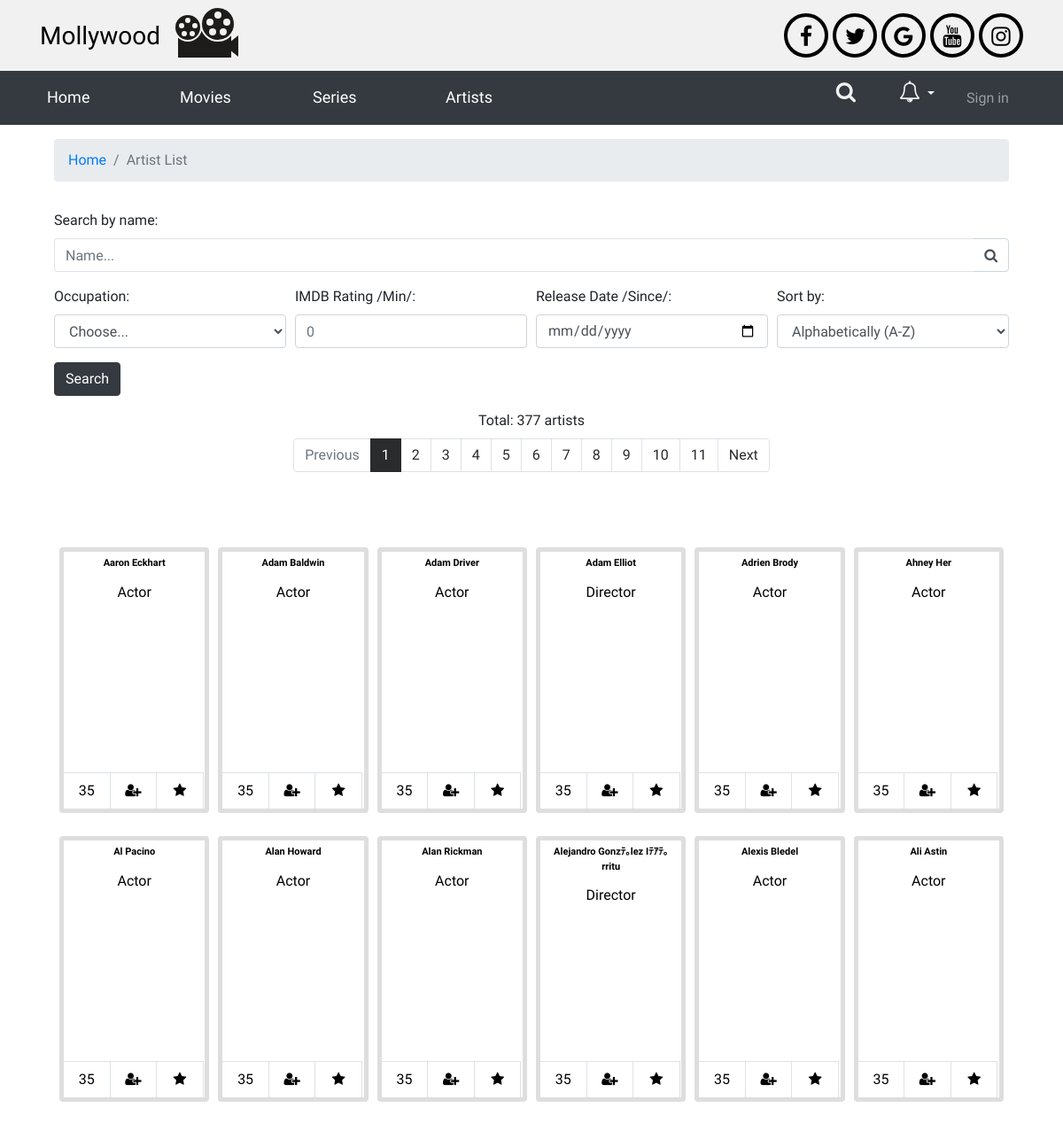
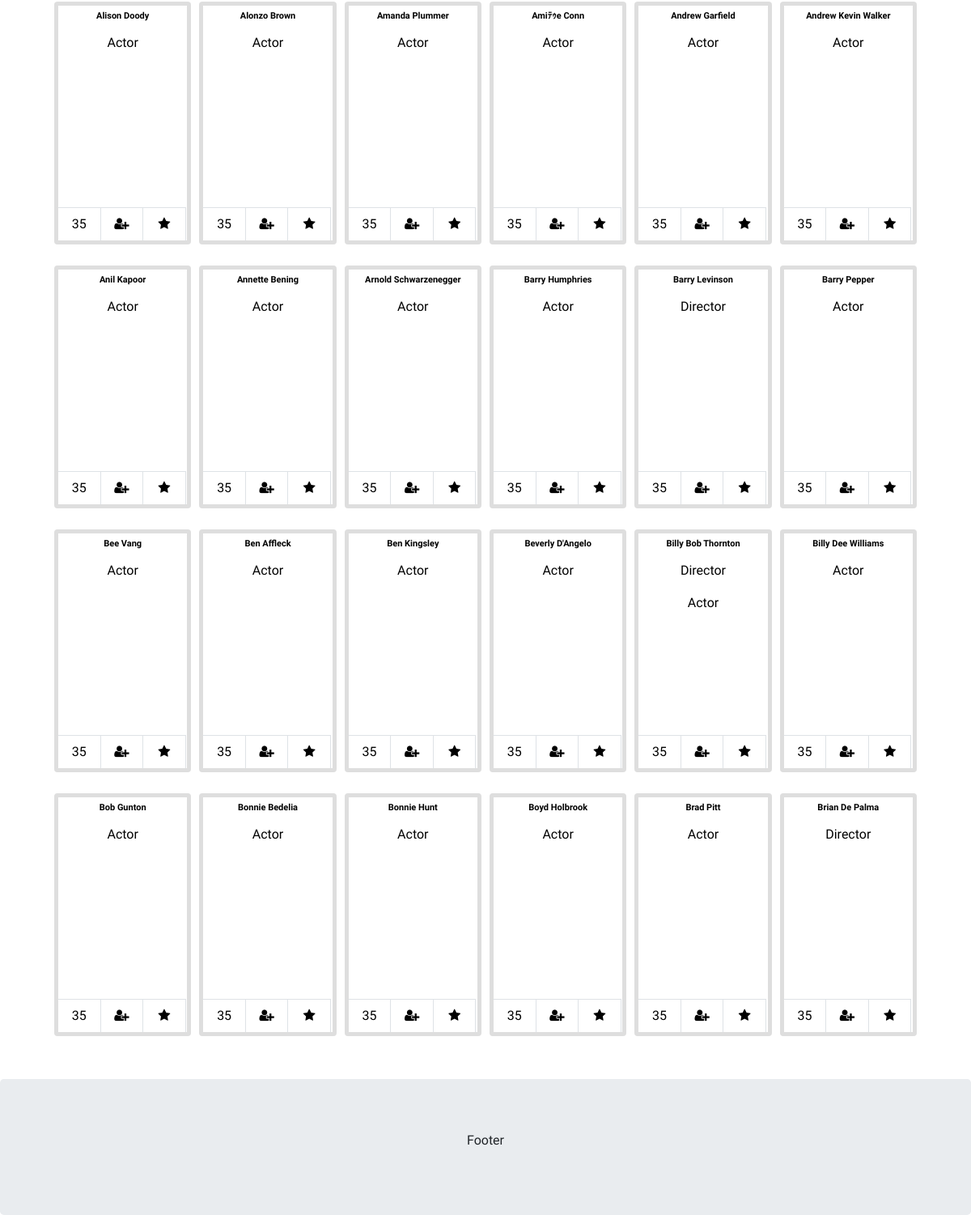
The app's page /artistlist/ with its own data (2 pictures, top to bottom).
### movies/models.py (models this page shows, shortened)
class Staff(models.Model):
    name = models.CharField(max_length=50)
    firstname = models.CharField(max_length=50, blank=True, null=True)
    lastname = models.CharField(max_length=50, blank=True, null=True)
    bio = models.TextField(blank=True, null=True)
    birthdate = models.DateField(auto_now=False, blank=True, null=True)
    birthplace = models.CharField(max_length=100, blank=True, null=True)
    nationality = models.CharField(max_length=100, blank=True, null=True)
    occupation = models.ManyToManyField(Occupation)
    updated_by = models.ForeignKey(User, on_delete=models.CASCADE, blank=True, null=True)
    updated_at = models.DateTimeField(auto_now_add=True)

class Occupation(models.Model):
    name = models.CharField(max_length=50)
    description = models.TextField(blank=True, null=True)
    updated_by = models.ForeignKey(User, on_delete=models.CASCADE, blank=True, null=True)
    updated_at = models.DateTimeField(auto_now_add=True)
    def __str__(self):
        return self.name

### movies/views.py (the view)
# urls.py: path('artistlist/', views.artistlist, name='artistlist'),
def artistlist(request):
    qs = Staff.objects.all().order_by('name')
    occupations = Occupation.objects.all().order_by('name')
    name = request.GET.get('name')
    occupationname = request.GET.get('occupationname')
    sortby = request.GET.get('sortby')
    if is_valid_queryparam(name):
        qs = qs.filter(name__icontains=name)
    if is_valid_queryparam(occupationname) and occupationname != 'Choose...':
        qs = qs.filter(occupation__name=occupationname)
    if is_valid_queryparam(sortby):
        if sortby == 'Alphabetically (A-Z)':
            qs = qs.order_by('name')
        elif sortby == 'Alphabetically (Z-A)':
            qs = qs.order_by('-name')
    count = qs.count()
    page = request.GET.get('page', 1)
    paginator = Paginator(qs, 36)
    try:
        qs = paginator.page(page)
    except PageNotAnInteger:
        qs = paginator.page(1)
    except EmptyPage:
        qs = paginator.page(paginator.num_pages)
    context = {
        'queryset': qs,
        'occupations': occupations,
        'name': name,
        'occupationname': occupationname,
        'sortby': sortby,
        'count': count
    }
    return render(request, 'artistlist.html', context)

### movies/views.py (called while the page is built)
def is_valid_queryparam(param):
    return param != '' and param is not None

### templates/artistlist.html (shortened to what this page needs)
{% extends 'base.html' %}
{% load static %}
{% block style %}
<link rel="stylesheet" href="{% static 'css/movielist.css' %}">
{% endblock %}
{% block content %}
<div id="movielist" class="container">
    <nav aria-label="breadcrumb" class="m-3">
        <ol class="breadcrumb">
            <li class="breadcrumb-item"><a href="{% url 'home' %}">Home</a></li>
            <li class="breadcrumb-item active" aria-current="page">Artist List</li>
        </ol>
    </nav>
    <form action="." class="p-3" id="filterform">
        <div class="form-row">
            <div class="form-group col-12">
                <label for="searchbyname">Search by name:</label>
                <div class="input-group" id="searchbyname">
                    <input class="form-control py-2 border-right-0 border" id="name" type="search" name="name" placeholder="Name..." {% if name is not None %} value="{{ name }}" {% endif %} />
                    <a href="javascript:{}" class="input-group-append" onclick="document.getElementById('filterform').submit();">
                        <div class="input-group-text bg-transparent">
                            <i class="fa fa-search"></i>
                        </div>
                    </a>
                </div>
            </div>
        </div>
        <div class="form-row">
            <div class="form-group col-sm-12 col-md-6 col-lg-3">
                <label for="inputOccupation">Occupation:</label>
                <select id="inputOccupation" class="form-control" name="occupationname" id="occupation">
                    <option {% if occupationname is None %} selected {% endif %}>Choose...</option>
                </select>
            </div>
            <div class="form-group col-sm-12 col-md-6 col-lg-3">
                <label for="inputRating">IMDB Rating /Min/:</label>
                <input type="number" min="0" step="0.1" class="form-control" name="rating" id="inputRating" placeholder="0" >
            </div>
            <div class="form-group col-sm-12 col-md-6 col-lg-3">
                <label for="inputDate">Release Date /Since/:</label>
                <input type="date" class="form-control" id="inputDate" name="release_date" >
            </div>
            <div class="form-group col-sm-12 col-md-6 col-lg-3">
                <label for="sort">Sort by:</label>
                <select id="sort" class="form-control" name="sortby">
                    <option {% if sortby == "Alphabetically (A-Z)" %} selected {% endif %} >Alphabetically (A-Z)</option>
                </select>
            </div>
        </div>
        <div class="form-row">
            <div class="form-group col-12">
                <button class="btn btn-dark" type="submit">Search</button>
            </div>
        </div>
        <div class="form-row">
            <div class="form-group col-12 text-center">
                <label for="pagination">Total: {{ count }} artists</label>
                <div id="pagination" class="d-flex justify-content-center">
                    {% include 'includes/paginationArtists.html' %}
                </div>
            </div>
        </div>
    </form>
    <div class="list p-3">
        <div class="row p-3">
        {% for artist in queryset %}
                <div class="column col-12 col-sm-6 col-md-3 col-lg-2 mb-3">
                    <div class="card">
                        <a class="card-body text-center" href="{% url 'artistdetail' artist.pk %}" data-toggle="tooltip" data-placement="top" title="{{ artist.name }}">
                            <p class="card-title">{{ artist.name }}</p>
                            {% for occ in artist.occupation.all %}
                            <p>{{ occ.name }}</p>
                            {% endfor %}
                        </a>
                        <div class="d-flex justify-content-start p-0 text-center">
                            <div class="action border-top border-right p-2" style="width: 33%;" data-toggle="tooltip" data-placement="top" title="Age">
                                <span>35</span>
                            </div>
                            <a href="#" class="action border-top border-right p-2" style="width: 33%;" data-toggle="tooltip" data-placement="top" title="Follow">
                                <i class="fa fa-user-plus"></i>
                            </a>
                            <a href="#" class="action border-top border-right p-2" style="width: 33%;" data-toggle="tooltip" data-placement="top" title="Give a rating">
                                <i class="fa fa-star"></i>
                            </a>
                        </div>
                    </div>
                </div>
        {% endfor %}
        </div>
    </div>
</div>
{% endblock %}

### templates/base.html (shortened to what this page needs)
{% load static %}
<!DOCTYPE html>
<html lang="en">
<head>
    <link rel="stylesheet" href="https://maxcdn.bootstrapcdn.com/bootstrap/4.4.1/css/bootstrap.min.css">
    <link rel="stylesheet" href="{% static 'css/base.css' %}">
    {% block style %} {% endblock %}
    <link rel="stylesheet" href="https://cdnjs.cloudflare.com/ajax/libs/font-awesome/4.7.0/css/font-awesome.min.css">
</head>
<body>
    <div id="top">
        <div class="container">
            <div class="row">
                <div class="col-sm-6 d-flex justify-content-center justify-content-sm-start align-items-center" style="min-height: 80px;">
                    <h3>Mollywood</h3>
                    <div id="logo">
                        <div class="body"></div>
                        <div class="roll small">
                            <div class="hole hole1"></div>
                            <div class="hole hole2"></div>
                            <div class="hole hole3"></div>
                            <div class="hole hole4"></div>
                            <div class="hole hole5"></div>
                        </div>
                        <div class="roll big">
                            <div class="hole hole1"></div>
                            <div class="hole hole2"></div>
                            <div class="hole hole3"></div>
                            <div class="hole hole4"></div>
                            <div class="hole hole5"></div>
                        </div>
                        <div class="thing"></div>
                    </div>
                </div>
                <div class="col-sm-6 d-flex justify-content-around justify-content-sm-end align-items-center" style="min-height: 80px;">
                    <a href="#" class="fa fa-facebook"></a>
                    <a href="#" class="fa fa-twitter"></a>
                    <a href="#" class="fa fa-google"></a>
                    <a href="#" class="fa fa-youtube"></a>
                    <a href="#" class="fa fa-instagram"></a>
                </div>
            </div>
        </div>
    </div>
    <nav class="navbar navbar-expand-lg navbar-dark bg-dark sticky-top">
        <div class="container">
            <div class="collapse navbar-collapse" id="collapsibleNavbar">
                <ul class="navbar-nav left mr-auto">
                    <li class="nav-item">
                        <a class="nav-link" href="{% url 'home' %}">Home</a>
                    </li>
                    <li class="nav-item">
                        <a class="nav-link" href="{% url 'movielist' %}">Movies</a>
                    </li>
                    <li class="nav-item">
                        <a class="nav-link" href="#">Series</a>
                    </li>
                    <li class="nav-item">
                        <a class="nav-link" href="{% url 'artistlist' %}">Artists</a>
                    </li>
                </ul>
                <ul class="navbar-nav right text-center">
                    <li class="nav-item">
                        <a class="search" href="#">
                            <i class="fa fa-search" style="font-size: 24px;"></i>
                        </a>
                    </li>
                    <li class="nav-item dropdown">
                        <a class="dropdown-toggle" id="notification" data-toggle="dropdown" href="#">
                            <i class="fa fa-bell-o" style="font-size: 24px;"></i>
                        </a>
                    </li>
                    {% if user.is_authenticated %}
                    <li class="nav-item dropdown">
                        <a class="dropdown-toggle" id="navbardrop" data-toggle="dropdown" href="#">
                            <i class="fa fa-user-circle-o" style="font-size: 24px;"></i>
                        </a>
                        <div class="dropdown-menu">
                            <a class="dropdown-item" href="{% url 'profile' %}">Profile</a>
                            <a class="dropdown-item" href="{% url 'account_logout' %}">Sign out</a>
                        </div>
                    </li>
                    {% else %}
                    <li class="nav-item">
                        <a class="nav-link" href="{% url 'account_login' %}">Sign in</a>
                    </li>
                    {% endif %}
                </ul>
            </div>
        </div>
    </nav>
    {% block content %}
    {% endblock %}
    <div class="jumbotron text-center" style="margin-bottom:0">
        <p>Footer</p>
    </div>
</body>
</html>

### templates/includes/paginationArtists.html (shortened to what this page needs)
{% if queryset.has_other_pages %}
<nav aria-label="Artists pagination" class="bg-white">
    <ul class="pagination">
        {% if queryset.has_previous %}
        <li class="page-item">
            <a class="page-link" href="?{% if name %}name={{name}}&{% endif %}{% if occupationname %}occupationname={{occupationname}}&{% endif %}{% if sortby %}sortby={{sortby}}&{% endif %}page={{ queryset.previous_page_number }}">
                Previous
            </a>
        </li>
        {% else %}
        <li class="page-item disabled">
            <span class="page-link">Previous</span>
        </li>
        {% endif %}
        {% for page_num in queryset.paginator.page_range %}
            {% if queryset.number == page_num %}
            <li class="page-item active">
                <span class="page-link">
                    {{ page_num }}
                </span>
            </li>
            {% else %}
            <li class="page-item">
                <a class="page-link" href="?{% if name %}name={{name}}&{% endif %}{% if occupationname %}occupationname={{occupationname}}&{% endif %}{% if sortby %}sortby={{sortby}}&{% endif %}page={{ page_num }}">
                    {{ page_num }}
                </a>
            </li>
            {% endif %}
        {% endfor %}
        {% if queryset.has_next %}
        <li class="page-item">
            <a class="page-link" href="?{% if name %}name={{name}}&{% endif %}{% if occupationname %}occupationname={{occupationname}}&{% endif %}{% if sortby %}sortby={{sortby}}&{% endif %}page={{ queryset.next_page_number }}">
                Next
            </a>
        </li>
        {% else %}
        <li class="page-item disabled">
            <span class="page-link">Next</span>
        </li>
        {% endif %}
    </ul>
</nav>
{% endif %}

### static/css/base.css (style rules this page uses)
body { font-family: 'Comfortaa', cursive; }
#top { background: #f1f1f1; color: #e7c9c9; }
#top h3 { color: #000000; margin-top: 10px; }
#top .fa { padding: 10px; font-size: 25px; width: 50px; height: 50px; text-align: center; text-decoration: none; margin-left: 5px; border-radius: 50%; border: 4px solid #000000; color: #000000; }
#top #logo { width: 110px; height: 80px; }
#top #logo .body { background: #1d1c1b; width: 60px; height: 30px; margin-left: 20px; margin-top: 35px; }
#top #logo .roll { background: #1d1c1b; border-radius: 50%; border: 2px solid #f1f1f1; }
#top #logo .roll.small { width: 32px; height: 32px; margin-left: 15px; margin-top: -50px; position: relative; animation: rotationSmall 8s infinite linear; }
#top #logo .roll.big { width: 40px; height: 40px; margin-left: 45px; margin-top: -40px; position: relative; animation: rotationBig 8s infinite linear; }
#top #logo .roll .hole { border-radius: 50%; background: #f1f1f1; position: absolute; }
#top #logo .roll.small .hole { width: 6px; height: 6px; }
#top #logo .roll.big .hole { width: 8px; height: 8px; }
#top #logo .roll .hole.hole1 { left: 40%; top: 10%; }
#top #logo .roll .hole.hole2 { right: 11%; top: 33%; }
#top #logo .roll .hole.hole3 { right: 22%; top: 63%; }
#top #logo .roll .hole.hole4 { left: 23%; top: 63%; }
#top #logo .roll .hole.hole5 { left: 13%; top: 33%; }
#top #logo .thing { width: 0; height: 0; border-top: 12px solid transparent; border-right: 15px solid #1d1c1b; border-bottom: 12px solid transparent; margin-top: -7px; margin-left: 73px; }
.navbar-dark .left .nav-item { min-width: 150px; }
.navbar-dark .left .nav-item .nav-link { font-size: large; text-decoration: none; display: inline-block; }
.navbar-dark .left .nav-item .nav-link::after { content: ''; display: block; width: 0; height: 2px; background: #f1f1f1; transition: width .3s; }
.navbar-dark .left .nav-link { color: rgba(255,255,255,1); }
.navbar-dark .right .nav-item { min-width: 80px; }
.navbar-dark .right .search, .navbar-dark .right .dropdown-toggle { color: #f1f1f1; text-decoration: none; }

### static/css/movielist.css (style rules this page uses)
#movielist form a { cursor: pointer; text-decoration: none; }
#movielist ul { list-style-type: none; }
#movielist .list .column { padding: 5px; }
#movielist .list .card { border: 5px solid #dedede; width: 100%; height: 300px; transition: all .5s; }
#movielist .list .card-body { padding: 5px; color: #000; text-decoration: none; overflow: hidden; }
#movielist .list .card-title { font-size: 11px; font-weight: bold; margin-top: 0; padding: 0; }
#movielist .list .action { text-decoration: none; color: black; }

### templates/includes/paginationArtists.html (style rules this page uses)
.pagination > li > a { background-color: white; color: #292b2c; }
.pagination > .active > .page-link { background-color: #292b2c; border: solid 1px #292b2c; }

### records on screen
Staff: name "Aaron Eckhart"
Occupation: name "Actor"
Staff: name "Adam Baldwin"
Staff: name "Adam Driver"
Staff: name "Adam Elliot"
Occupation: name "Director"
Staff: name "Adrien Brody"
Staff: name "Ahney Her"
Staff: name "Al Pacino"
Staff: name "Alan Howard"
Staff: name "Alan Rickman"
Staff: name "Alejandro Gonzﾃ｡lez Iﾃｱﾃ｡rritu"
Staff: name "Alexis Bledel"
Staff: name "Ali Astin"
Staff: name "Alison Doody"
Staff: name "Alonzo Brown"
Staff: name "Amanda Plummer"
Staff: name "Amiﾃｩe Conn"
Staff: name "Andrew Garfield"
Staff: name "Andrew Kevin Walker"
Staff: name "Anil Kapoor"
Staff: name "Annette Bening"
Staff: name "Arnold Schwarzenegger"
Staff: name "Barry Humphries"
Staff: name "Barry Levinson"
Staff: name "Barry Pepper"
Staff: name "Bee Vang"
Staff: name "Ben Affleck"
Staff: name "Ben Kingsley"
Staff: name "Beverly D'Angelo"
Staff: name "Billy Bob Thornton"
Staff: name "Billy Dee Williams"
Staff: name "Bob Gunton"
Staff: name "Bonnie Bedelia"
Staff: name "Bonnie Hunt"
Staff: name "Boyd Holbrook"
Staff: name "Brad Pitt"
Staff: name "Brian De Palma"

### other values on screen
{{ count }} "377"
{{ page_num }} "1"
{{ page_num }} "2" "3" "4" "5" "6" "7" "8" "9" "10" "11"
